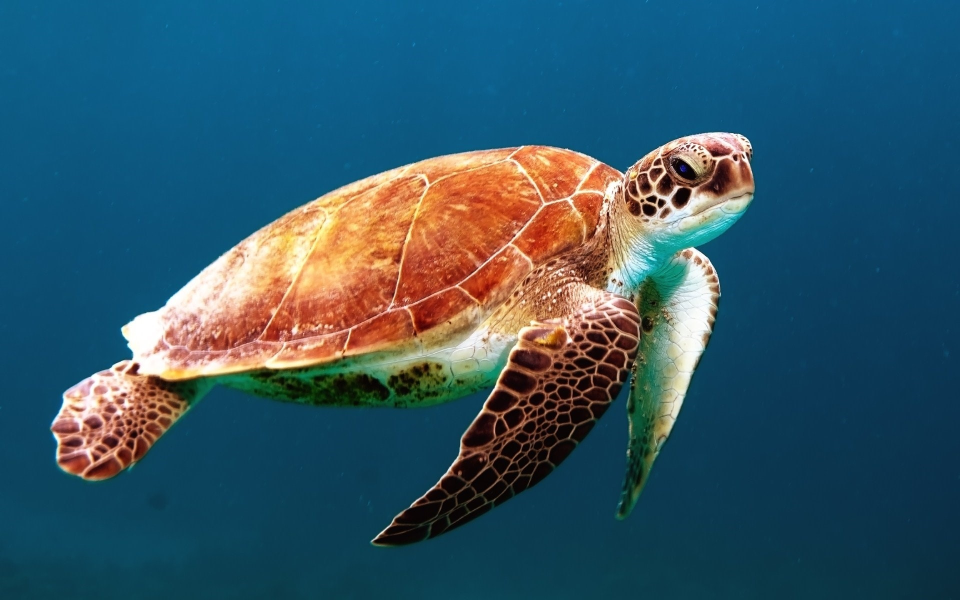
#> input picture turtle.jpg, 1920 x 1200 px (shown at 1/2 size)
$ python qTreeAppl.py
#> lines starting #> are read from the running program, lines starting #| are printed output that depends on the picture
from os import error
import numpy as np
import cv2
from PIL import Image, ImageDraw
from numpy.lib.histograms import histogram

MAX = 8
THRESHOLD = 13

def avgclr(img):
    imgArr      = np.asarray(img)

    #getting the average color from the image array
    avg_by_row  = np.average(imgArr, axis=0)
    avg         = np.average(avg_by_row, axis=0)

    # avg (r,g,b)
    return (int(avg[0]), int(avg[1]), int(avg[2]))

def deviation(histo):

    total = sum(histo) #no of pixels
    value = 0
    error = 0
    if total>0:
        value = sum(x*i for i, x in enumerate(histo))/total;                    #average intensity
        error = (sum(x*(value-i)**2 for i, x in enumerate(histo))/total)**0.5;  #deviation

    return error


def get_detail_level(histo):

    #getting the detail_level for each color (r,g,b) from the histogram
    r_detail_level  = deviation(histo[0:256])
    g_detail_level  = deviation(histo[256:512])
    b_detail_level  = deviation(histo[512:768])

    #getting the overall detail_level in terms of grayscale using the below formula
    detail_level = r_detail_level*0.2989 + g_detail_level*0.5870 + b_detail_level*0.1140

    return detail_level


# node in the quadtree
class Quadrant():

    def __init__(self, img, borderbox, depth):
        self.borderbox  = borderbox
        self.depth      = depth
        self.children   = None
        self.isLeaf       = False
        image = img.crop(borderbox)
        histo = image.histogram()
        self.detail_level = get_detail_level(histo)
        self.colour       = avgclr(image)

    def split(self, img):
        left, top, right, bottom = self.borderbox

        mid_x = left + (right -left)/2
        mid_y = top  + (bottom-top )/2

        # split root quadrant into 4 new quadrants
        upper_left      = Quadrant(img, (left, top, mid_x, mid_y), self.depth+1)
        upper_right     = Quadrant(img, (mid_x, top, right, mid_y), self.depth+1)
        bottom_left     = Quadrant(img, (left, mid_y, mid_x, bottom), self.depth+1)
        bottom_right    = Quadrant(img, (mid_x, mid_y, right, bottom), self.depth+1)

        #add the new quadrants as children to the root
        self.children = [upper_left, upper_right, bottom_left, bottom_right]

class QuadTree():
    def __init__(self, img):
        self.width, self.height = img.size

        self.depth = 0    #max depth from the root

        self.root = Quadrant(img, img.getbbox(), 0)

        self.buildTree(self.root, img)   #build the quadtree

    def buildTree(self, root, img):
        if root.depth >= MAX or root.detail_level <= THRESHOLD:
            if root.depth > self.depth:
                self.depth = root.depth
            root.isLeaf = True   #attained a leaf stop recursing
            return

        root.split(img)

        for x in root.children:
            self.buildTree(x, img)

    def getLeaves(self, depth):
        if depth > self.depth:
            raise ValueError('Depth too large')
        quadrants = []

        self.search(self, self.root, depth, quadrants.append)               #searching the tree for leaves

        return quadrants                                                    #list of leaf quadrants

    def search(self, tree, quad, max_depth, appendQuad):

        if quad.isLeaf or quad.depth == max_depth:
            appendQuad(quad)

        elif quad.children != None:
            for x in quad.children:
                self.search(tree, x, max_depth, appendQuad)

    def createImg(self, customDepth):

        img = Image.new('RGB', (self.width, self.height))
        draw = ImageDraw.Draw(img)

        draw.rectangle((0, 0, self.width, self.height), (0,0,0))    # creating a black image to begin with

        leafQuadrants = self.getLeaves(customDepth)

        for x in leafQuadrants:
            draw.rectangle(x.borderbox, x.colour)                   # colouring the particular Quadrant

        return img


    def processGIF(self, file_name):

        imgarr = []

        finalImg = self.createImg(self.depth)

        for i in range(self.depth):
            img = self.createImg(i)
            imgarr.append(img)

        for i in range(5):
            imgarr.append(finalImg)

        imgarr[0].save(file_name, save_all = True, append_images = imgarr[1:], duration = 1000, loop = 0)


if __name__ == '__main__':


    img = Image.open("turtle.jpg")  #load an image
#> img is the input picture: PIL image 1920x1200 RGB; mean R, G, B 50.6, 86.7, 102.5

    qTree = QuadTree(img)           #create a quadtree for that image
#> in __init__, `histo = image.histogram()`: histo = 768 values, max 674732 at index 11, min 679 at index 1, mean 9000
#> in deviation, `total = sum(histo)`: total = 2304000
#> in deviation, `value = sum(x*i for i, x in enumerate(histo))/total;`: value = 50.57
#> in deviation, `error = (sum(x*(value-i)**2 for i, x in enumerate(histo))/total)**0.5;`: error = 78.16
#> in get_detail_level, `g_detail_level  = deviation(histo[256:512])`: g_detail_level = 44.39
#> in get_detail_level, `b_detail_level  = deviation(histo[512:768])`: b_detail_level = 42.35
#> in get_detail_level, `detail_level = r_detail_level*0.2989 + g_detail_level*0.5870 + b_detai..`: detail_level = 54.25
#> in avgclr, `avg_by_row  = np.average(imgArr, axis=0)`: avg_by_row = 1920 rows, first 8: [11.41, 78.53, 112], [11.34, 78.48, 111.9], [11.31, 78.43, 111.9], [11.28, 78.42, 111.8], [11.32, 78.43, 111.9], [11.33, 78.45, 111.9], [11.37, 78.45, 111.9], [11.35, 78.43, 111.9]
#> in avgclr, `avg         = np.average(avg_by_row, axis=0)`: avg = [50.57, 86.7, 102.5]
#> in __init__, `self.colour       = avgclr(image)`: self.colour = (50, 86, 102)
#> in avgclr (call 2), `avg_by_row  = np.average(imgArr, axis=0)`: avg_by_row = 960 rows, first 8: [11.78, 87.64, 127.2], [11.76, 87.62, 127.2], [11.78, 87.63, 127.2], [11.77, 87.63, 127.2], [11.84, 87.68, 127.2], [11.82, 87.67, 127.2], [11.8, 87.64, 127.2], [11.76, 87.6, 127.1]
#> in avgclr (call 3), `avg_by_row  = np.average(imgArr, axis=0)`: avg_by_row = 960 rows, first 8: [108.8, 97.67, 98.18], [108.5, 97.37, 97.66], [107.8, 96.46, 97.04], [107.8, 96.53, 97.04], [107.5, 96, 96.82], [107, 95.57, 96.28], [107.2, 95.49, 96.42], [107.7, 95.95, 96.78]
#> call 4 of __init__, with borderbox = (0, 600, 960, 1200), depth = 1
#> in __init__ (call 4), `image = img.crop(borderbox)`:
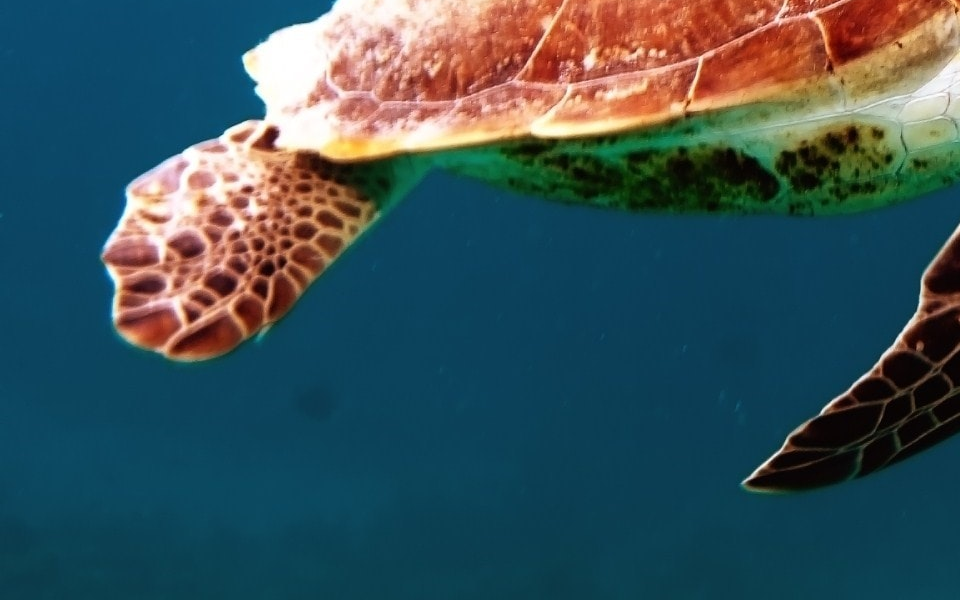
#> image: PIL image 960x600 RGB; mean R, G, B 57.4, 82.3, 88.6
#> in __init__ (call 4), `histo = image.histogram()`: histo = 768 values, max 200164 at index 11, min 211 at index 256, mean 2250
#> in __init__ (call 4), `self.detail_level = get_detail_level(histo)`: self.detail_level = 57.13
#> in avgclr (call 4), `avg_by_row  = np.average(imgArr, axis=0)`: avg_by_row = 960 rows, first 8: [11.03, 69.42, 96.73], [10.91, 69.34, 96.64], [10.84, 69.23, 96.55], [10.79, 69.2, 96.51], [10.79, 69.18, 96.51], [10.83, 69.22, 96.55], [10.94, 69.26, 96.61], [10.94, 69.27, 96.61]
#> in __init__ (call 4), `self.colour       = avgclr(image)`: self.colour = (57, 82, 88)
#> in __init__ (call 5), `image = img.crop(borderbox)`:
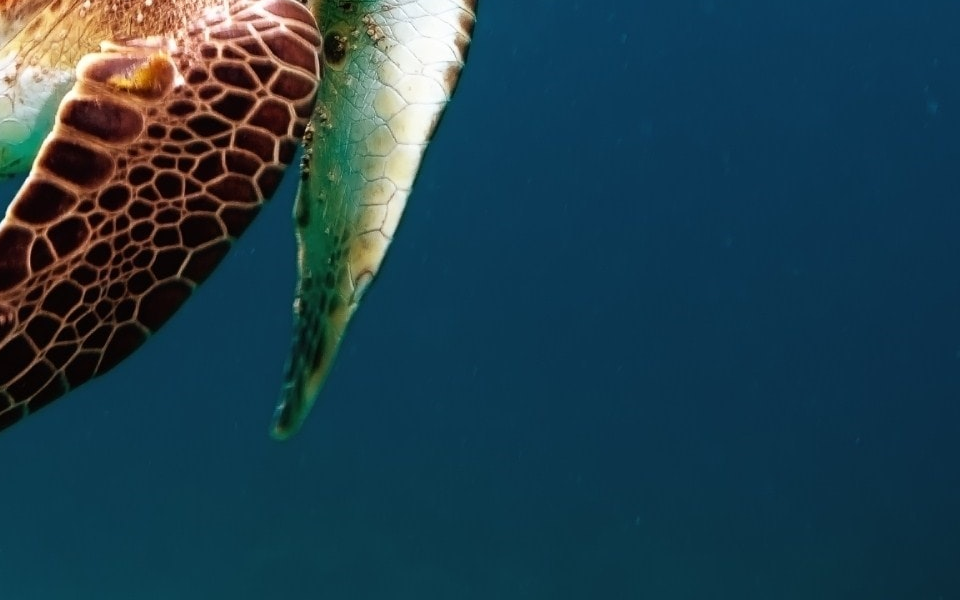
#> image: PIL image 960x600 RGB; mean R, G, B 33.2, 64.4, 77.8
#> in __init__ (call 5), `histo = image.histogram()`: histo = 768 values, max 202508 at index 11, min 69 at index 766, mean 2250
#> in __init__ (call 5), `self.detail_level = get_detail_level(histo)`: self.detail_level = 44.48
#> in avgclr (call 5), `avg_by_row  = np.average(imgArr, axis=0)`: avg_by_row = 960 rows, first 8: [72.2, 86.86, 82.29], [72.15, 86.76, 81.76], [71.38, 85.56, 80.62], [70.48, 84.49, 79.15], [70.4, 83.89, 78.44], [69.84, 83.18, 77.3], [71.14, 83.93, 78.01], [71.73, 84.37, 77.99]
#> in __init__ (call 5), `self.colour       = avgclr(image)`: self.colour = (33, 64, 77)
#> the loop in buildTree, `for x in root.children:` made 4 passes
#> pass 1, in __init__ (call 6), `image = img.crop(borderbox)`:
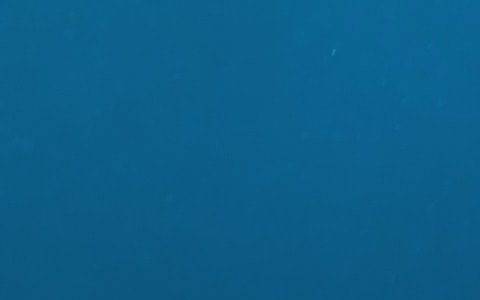
#> image: PIL image 480x300 RGB; mean R, G, B 12, 94.8, 137.6
#> pass 1, in __init__ (call 8), `image = img.crop(borderbox)`:
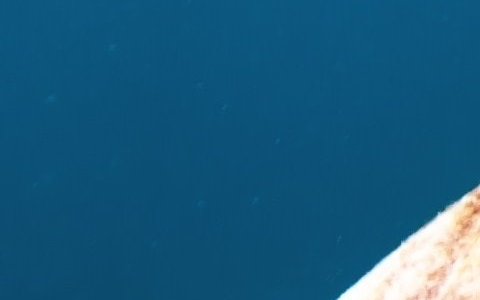
#> image: PIL image 480x300 RGB; mean R, G, B 25.7, 91.4, 126.1
#> pass 1, in __init__ (call 9), `image = img.crop(borderbox)`:
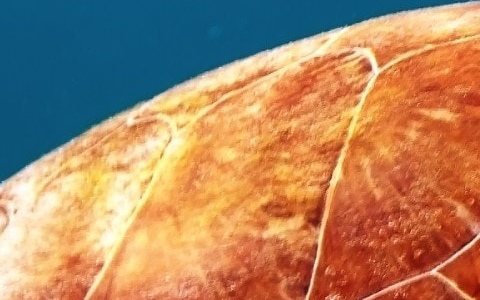
#> image: PIL image 480x300 RGB; mean R, G, B 174.1, 133.6, 100.5

    img = qTree.createImg(8)        #create a compressed image from the quadtree
#> in createImg, `img = Image.new('RGB', (self.width, self.height))`: img: PIL image 1920x1200 RGB; every value is 0
#> the loop in search, `for x in quad.children:` made 4 passes

    img.save("compressed.jpg")      #save the compressed image

    img.show()

    qTree.processGIF("compressedGif.gif")    #create the stages as gif and save
#> the loop in processGIF, `for i in range(self.depth):` made 8 passes
#> pass 1, in processGIF, `img = self.createImg(i)`:
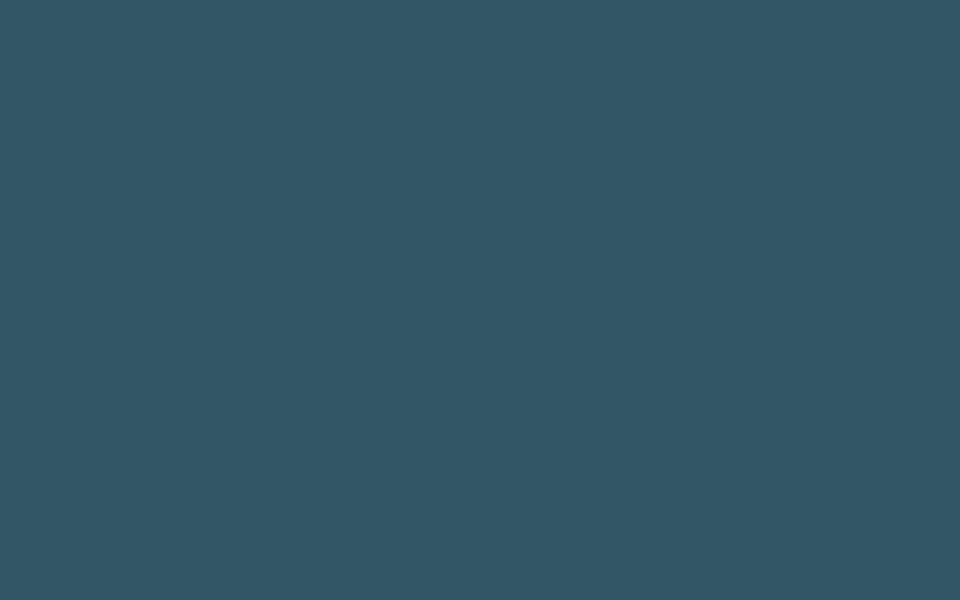
#> img: PIL image 1920x1200 RGB (shown at 1/2 size); mean R, G, B 50, 86, 102
#> pass 3, in processGIF, `img = self.createImg(i)`:
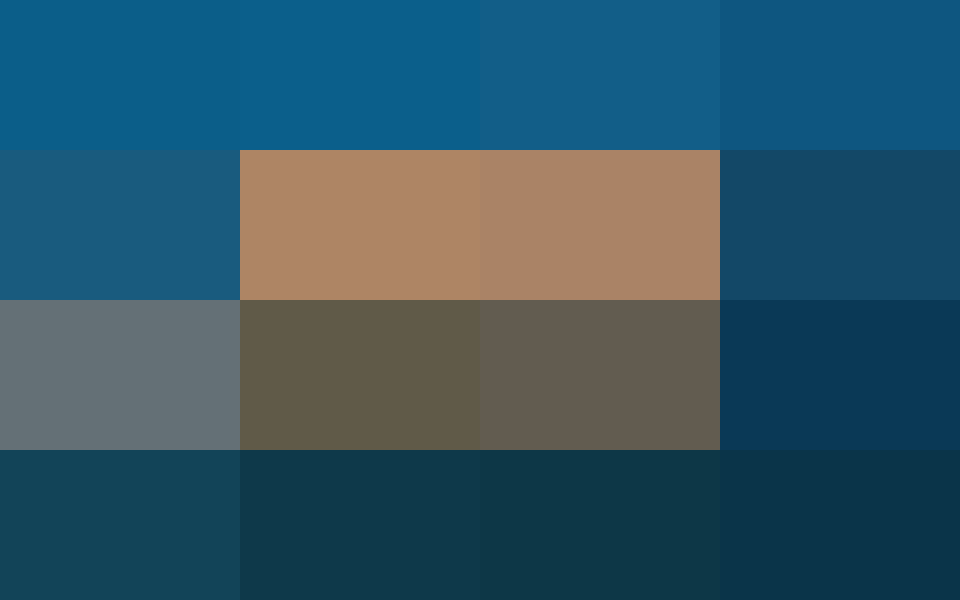
#> img: PIL image 1920x1200 RGB (shown at 1/2 size); mean R, G, B 50.1, 86.2, 102.1
